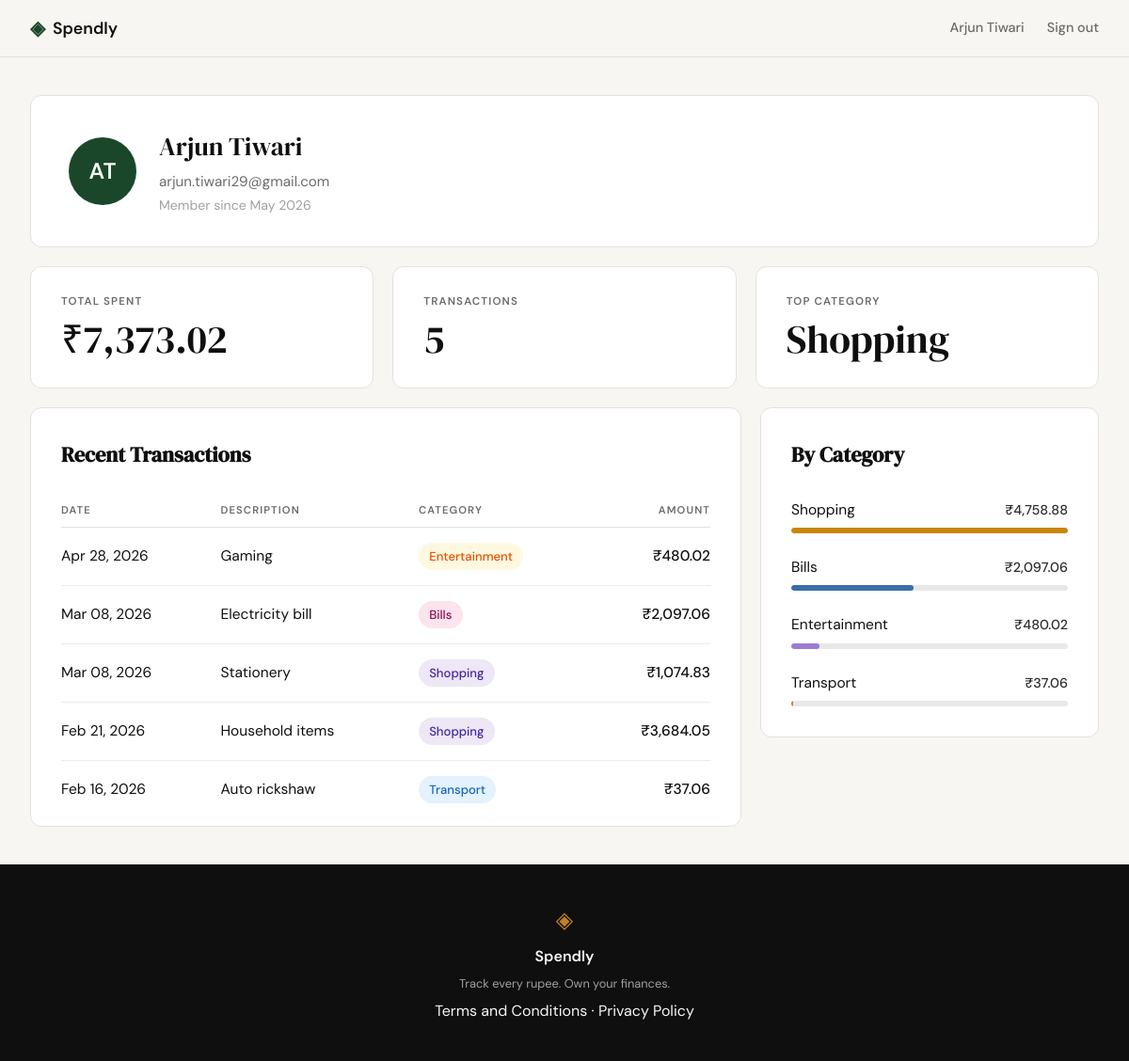
Screenshot of /profile (signed in) with the database file from the repository.
### tables this page shows
CREATE TABLE users (
            id            INTEGER PRIMARY KEY AUTOINCREMENT,
            name          TEXT    NOT NULL,
            email         TEXT    UNIQUE NOT NULL,
            password_hash TEXT    NOT NULL,
            created_at    TEXT    DEFAULT (datetime('now'))
        );

CREATE TABLE expenses (
            id          INTEGER PRIMARY KEY AUTOINCREMENT,
            user_id     INTEGER NOT NULL REFERENCES users(id),
            amount      REAL    NOT NULL,
            category    TEXT    NOT NULL,
            date        TEXT    NOT NULL,
            description TEXT,
            created_at  TEXT    DEFAULT (datetime('now'))
        );

### app.py (the view)
@app.route("/profile")
def profile():
    if not session.get("user_id"):
        return redirect(url_for("login"))
    uid = session["user_id"]
    user = get_user_by_id(uid)
    stats = get_summary_stats(uid)
    expenses = get_recent_transactions(uid)
    category_totals = get_category_breakdown(uid)
    return render_template(
        "profile.html",
        user=user,
        expenses=expenses,
        total=stats["total_spent"],
        transaction_count=stats["transaction_count"],
        top_category=stats["top_category"],
        category_totals=category_totals,
    )

### app.py (called while the page is built)
@app.template_filter("fmt_date")
def fmt_date(value):
    try:
        return datetime.strptime(value[:10], "%Y-%m-%d").strftime("%b %d, %Y")
    except Exception:
        return value

@app.template_filter("initials")
def initials(name):
    return "".join(w[0] for w in name.split() if w).upper()

@app.template_filter("inr")
def inr(value):
    return "{:,.2f}".format(value)

@app.template_filter("member_since")
def member_since(value):
    try:
        return datetime.strptime(value[:10], "%Y-%m-%d").strftime("%B %Y")
    except Exception:
        return value

### database/db.py (called while the page is built)
def get_db():
    conn = sqlite3.connect(DB_PATH)
    conn.row_factory = sqlite3.Row
    conn.execute("PRAGMA foreign_keys = ON")
    return conn

### database/queries.py (called while the page is built)
def get_user_by_id(user_id):
    conn = get_db()
    try:
        row = conn.execute("SELECT * FROM users WHERE id = ?", (user_id,)).fetchone()
        return dict(row) if row else None
    finally:
        conn.close()

def get_recent_transactions(user_id, limit=10):
    conn = get_db()
    try:
        rows = conn.execute(
            "SELECT date, description, category, amount FROM expenses "
            "WHERE user_id = ? ORDER BY date DESC, id DESC LIMIT ?",
            (user_id, limit),
        ).fetchall()
        return [dict(r) for r in rows]
    finally:
        conn.close()

def get_summary_stats(user_id):
    conn = get_db()
    try:
        row = conn.execute(
            "SELECT COALESCE(SUM(amount), 0) AS total_spent, COUNT(*) AS transaction_count "
            "FROM expenses WHERE user_id = ?",
            (user_id,),
        ).fetchone()
        top = conn.execute(
            "SELECT category FROM expenses WHERE user_id = ? "
            "GROUP BY category ORDER BY SUM(amount) DESC LIMIT 1",
            (user_id,),
        ).fetchone()
        return {
            "total_spent": row["total_spent"],
            "transaction_count": row["transaction_count"],
            "top_category": top["category"] if top else "—",
        }
    finally:
        conn.close()

def get_category_breakdown(user_id):
    conn = get_db()
    try:
        rows = conn.execute(
            "SELECT category, SUM(amount) AS total FROM expenses "
            "WHERE user_id = ? GROUP BY category ORDER BY total DESC",
            (user_id,),
        ).fetchall()
        return [(r["category"], r["total"]) for r in rows]
    finally:
        conn.close()

### templates/profile.html (shortened to what this page needs)
{% extends "base.html" %}
{% block content %}
<div class="profile-page">
    <div class="profile-card">
        <div class="avatar">
            {{ user.name | initials }}
        </div>
        <div class="profile-info">
            <h2>{{ user.name }}</h2>
            <p class="email">{{ user.email }}</p>
            <p class="member-since">Member since {{ user.created_at | member_since }}</p>
        </div>
    </div>
    <div class="stats-row">
        <div class="stat-card">
            <div class="stat-label">Total Spent</div>
            <div class="stat-value">₹{{ total | inr }}</div>
        </div>
        <div class="stat-card">
            <div class="stat-label">Transactions</div>
            <div class="stat-value">{{ transaction_count }}</div>
        </div>
        <div class="stat-card">
            <div class="stat-label">Top Category</div>
            <div class="stat-value">{{ top_category or "—" }}</div>
        </div>
    </div>
    <div class="bottom-row">
    <div class="transactions-card">
        <h3>Recent Transactions</h3>
        {% if expenses %}
        <table class="tx-table">
            <thead>
                <tr>
                    <th>Date</th>
                    <th>Description</th>
                    <th>Category</th>
                    <th class="th-right">Amount</th>
                </tr>
            </thead>
            <tbody>
                {% for e in expenses %}
                <tr>
                    <td>{{ e.date | fmt_date }}</td>
                    <td>{{ e.description or "—" }}</td>
                    <td>
                        <span class="category-badge {{ e.category | lower }}">{{ e.category }}</span>
                    </td>
                    <td class="amount">₹{{ e.amount | inr }}</td>
                </tr>
                {% endfor %}
            </tbody>
        </table>
        {% else %}
        <p class="empty-state">No transactions yet.</p>
        {% endif %}
    </div>
    <div class="breakdown-card">
        <h3>By Category</h3>
        {% if category_totals %}
        <div class="breakdown-list">
            {% for cat, amt in category_totals %}
            <div class="breakdown-row">
                <div class="breakdown-row-header">
                    <span class="cat-name">{{ cat }}</span>
                    <span class="breakdown-amount">₹{{ amt | inr }}</span>
                </div>
                <div class="breakdown-bar-track">
                    {% if total %}
                    <div class="breakdown-bar {{ cat | lower }}" style="width: {{ (amt / category_totals[0][1] * 100) | round(1) }}%"></div>
                    {% endif %}
                </div>
            </div>
            {% endfor %}
        </div>
        {% else %}
        <p class="empty-state">No data yet.</p>
        {% endif %}
    </div>
    </div>
</div>
{% endblock %}

### templates/base.html (shortened to what this page needs)
<!DOCTYPE html>
<html lang="en">
<head>
    <link rel="stylesheet" href="{{ url_for('static', filename='css/style.css') }}">
</head>
<body>
    <nav class="navbar">
        <div class="nav-inner">
            <a href="{{ url_for('landing') }}" class="nav-brand">
                <span class="brand-icon">◈</span>
                <span class="brand-name">Spendly</span>
            </a>
            <div class="nav-links">
                {% if session.user_id %}
                    <span class="nav-username">{{ session.user_name }}</span>
                    <a href="{{ url_for('logout') }}">Sign out</a>
                {% else %}
                    <a href="{{ url_for('login') }}">Sign in</a>
                    <a href="{{ url_for('register') }}" class="nav-cta">Get started</a>
                {% endif %}
            </div>
        </div>
    </nav>
    <main class="main-content">
        {% block content %}{% endblock %}
    </main>
    <footer class="footer">
        <div class="footer-inner">
            <span class="brand-icon">◈</span>
            <span class="footer-name">Spendly</span>
            <p class="footer-copy">Track every rupee. Own your finances.</p>
            <p><a href="{{ url_for('terms') }}">Terms and Conditions</a> · <a href="{{ url_for('privacy') }}">Privacy Policy</a></p>
        </div>
    </footer>
</body>
</html>

### rows the page displays
users: user_name "Arjun Tiwari", name|initials "AT", name "Arjun Tiwari", email "arjun.tiwari29@gmail.com", created_at|member_since "May 2026"
expenses: date|fmt_date "Apr 28, 2026", description "Gaming", category "Entertainment", amount|inr "480.02", amount "480.02", {{ (amt / category_totals[0][1] * 100) | round(1) }} 10.1 (drawn)
expenses: date|fmt_date "Mar 08, 2026", description "Electricity bill", category "Bills", amount|inr "2,097.06", amount "2,097.06", {{ (amt / category_totals[0][1] * 100) | round(1) }} 44.1 (drawn)
expenses: date|fmt_date "Mar 08, 2026", description "Stationery", category "Shopping", amount|inr "1,074.83"
expenses: date|fmt_date "Feb 21, 2026", description "Household items", category "Shopping", amount|inr "3,684.05"
expenses: date|fmt_date "Feb 16, 2026", description "Auto rickshaw", category "Transport", amount|inr "37.06", amount "37.06", {{ (amt / category_totals[0][1] * 100) | round(1) }} 0.8 (drawn)

### other values shown
{{ total | inr }} "7,373.02"
{{ transaction_count }} "5"
{{ top_category or "—" }} "Shopping"
{{ cat }} "Shopping"
{{ amt | inr }} "4,758.88"
